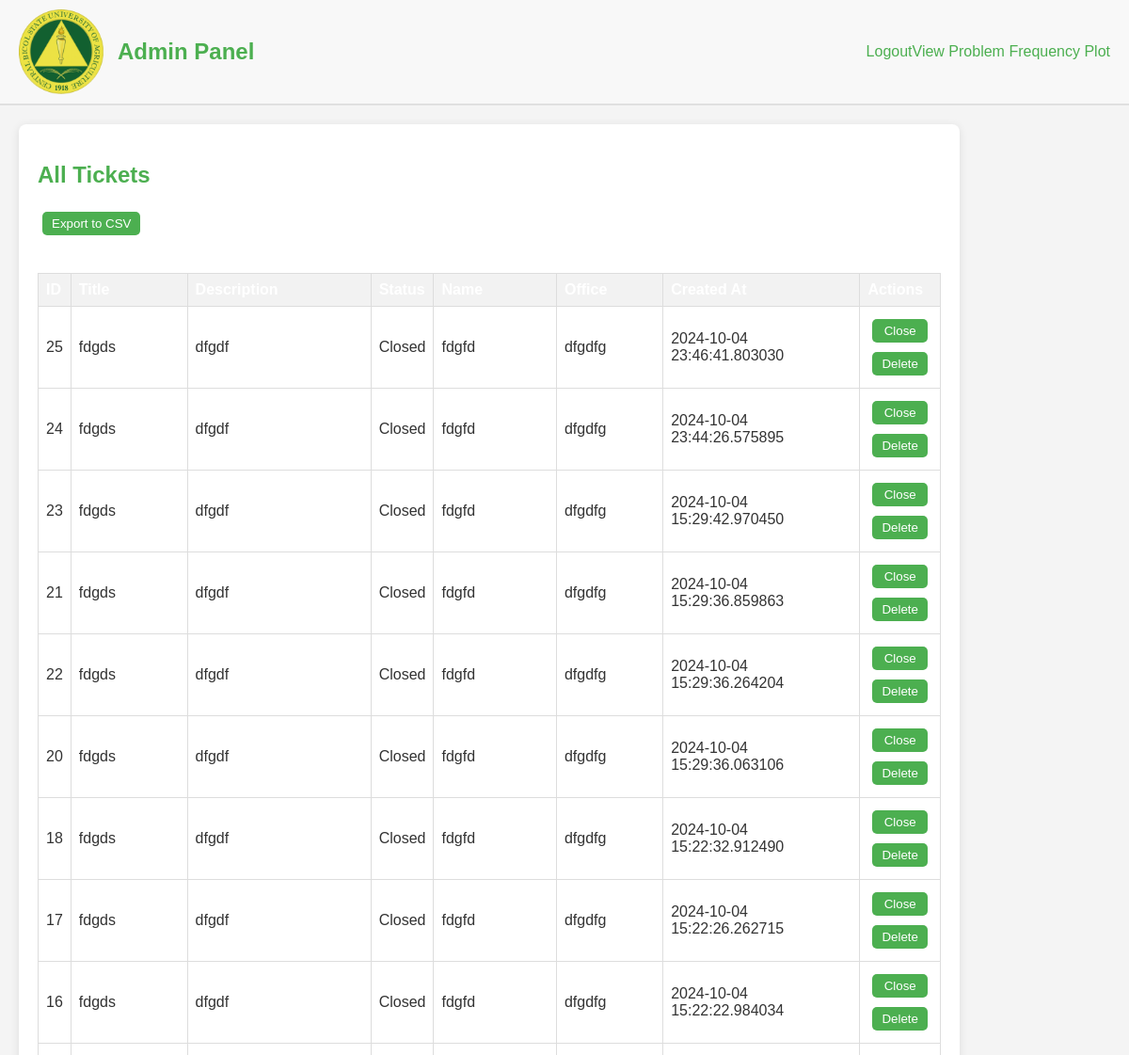
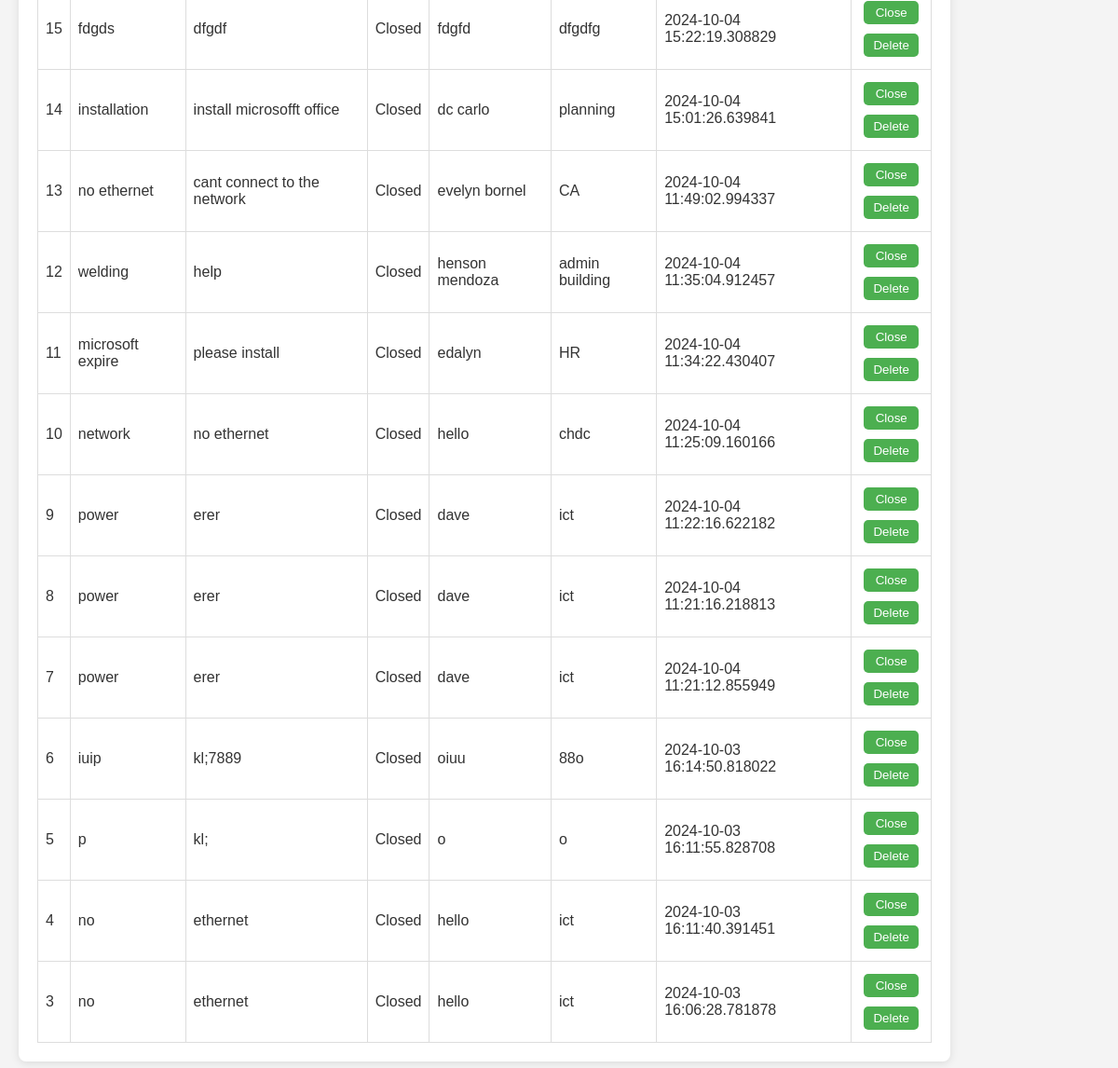
Page /admin (signed in) on the committed database (2 pictures, top to bottom).
### server.py (models this page shows, shortened)
class Ticket(db.Model):
    __tablename__ = 'ticket'
    id = db.Column(db.Integer, primary_key=True)
    title = db.Column(db.String, nullable=False)
    description = db.Column(db.String, nullable=False)
    status = db.Column(db.String, default='Open', nullable=False)
    name = db.Column(db.String, nullable=False)
    office = db.Column(db.String, nullable=False)
    created_at = db.Column(db.DateTime, default=datetime.utcnow)
    deleted = db.Column(db.Boolean, default=False)

### server.py (the view)
@app.route('/admin', methods=['GET'])
def admin_panel():
    if 'admin_id' in session:
        tickets = Ticket.query.filter_by(deleted=False).order_by(Ticket.created_at.desc()).all()  # Sort by created_at descending
        return render_template('admin_panel.html', tickets=tickets)
    return redirect(url_for('login_page'))

### templates/admin_panel.html (shortened to what this page needs)
<!DOCTYPE html>
<html lang="en">
<head>
    <link rel="stylesheet" href="{{ url_for('static', filename='styles.css') }}">
</head>
<body>
    <div class="header">
        <img src="{{ url_for('static', filename='logo.png') }}" alt="Logo">
        <h1>Admin Panel</h1>
        <a href="#" id="logoutLink">Logout</a>
        <br>
        <a href="{{ url_for('plot_ticket_titles') }}">View Problem Frequency Plot</a>
    </div>
    <div class="container">
        <h2>All Tickets</h2>
        <button onclick="window.location.href='/admin/export'" style="margin-bottom: 20px;">Export to CSV</button>
      <table>
    <tr>
        <th>ID</th>
        <th>Title</th>
        <th>Description</th>
        <th>Status</th>
        <th>Name</th>
        <th>Office</th>
        <th>Created At</th>
        <th>Actions</th>
    </tr>
    {% for ticket in tickets %}
    <tr>
        <td>{{ ticket.id }}</td>
        <td>{{ ticket.title }}</td>
        <td>{{ ticket.description }}</td>
        <td>{{ ticket.status }}</td>
        <td>{{ ticket.name }}</td>
        <td>{{ ticket.office }}</td>
        <td>{{ ticket.created_at }}</td>
        <td>
            <form action="/api/tickets/{{ ticket.id }}" method="POST">
                <button type="button" onclick="updateStatus({{ ticket.id }}, 'Closed')">Close</button>
                <button type="button" onclick="deleteTicket({{ ticket.id }})">Delete</button>
            </form>
        </td>
    </tr>
    {% endfor %}
</table>
    </div>
</body>
</html>

### static/styles.css (style rules this page uses)
body { font-family: Arial, sans-serif; background-color: #f4f4f4; color: #333; margin: 0; padding: 0; }
h1, h2 { color: #4CAF50; }
.container { width: 80%; margin: auto; overflow: hidden; padding: 20px; background: #fff; border-radius: 8px; box-shadow: 0 2px 10px rgba(0, 0, 0, 0.1); }
form { display: flex; flex-direction: column; }
button { padding: 10px; background-color: #4CAF50; color: white; border: none; border-radius: 5px; cursor: pointer; }
table { width: 100%; border-collapse: collapse; margin-top: 20px; }
th, td { padding: 12px; text-align: left; border-bottom: 1px solid #ddd; }
th { background-color: #4CAF50; color: white; }
a { text-decoration: none; color: #4CAF50; }

### templates/admin_panel.html (style rules this page uses)
.header { display: flex; justify-content: space-between; align-items: center; padding: 10px 20px; background-color: #f8f8f8; border-bottom: 2px solid #e0e0e0; }
.header img { width: 90px; height: auto; margin-right: 15px; }
.header h1 { margin: 0; font-size: 24px; }
.header a#logoutLink { text-decoration: none; color: #4CAF50; font-size: 16px; margin-left: auto; }
.container { margin: 20px; }
table { width: 100%; border-collapse: collapse; }
table, th, td { border: 1px solid #ddd; padding: 8px; }
table th { background-color: #f2f2f2; }
button { margin: 5px; padding: 5px 10px; background-color: #4CAF50; color: white; border: none; cursor: pointer; }

### rows in the picture
Ticket: id "25", title "fdgds", description "dfgdf", status "Closed", name "fdgfd", office "dfgdfg", created_at "2024-10-04 23:46:41.803030"
Ticket: id "24", title "fdgds", description "dfgdf", status "Closed", name "fdgfd", office "dfgdfg", created_at "2024-10-04 23:44:26.575895"
Ticket: id "23", title "fdgds", description "dfgdf", status "Closed", name "fdgfd", office "dfgdfg", created_at "2024-10-04 15:29:42.970450"
Ticket: id "21", title "fdgds", description "dfgdf", status "Closed", name "fdgfd", office "dfgdfg", created_at "2024-10-04 15:29:36.859863"
Ticket: id "22", title "fdgds", description "dfgdf", status "Closed", name "fdgfd", office "dfgdfg", created_at "2024-10-04 15:29:36.264204"
Ticket: id "20", title "fdgds", description "dfgdf", status "Closed", name "fdgfd", office "dfgdfg", created_at "2024-10-04 15:29:36.063106"
Ticket: id "18", title "fdgds", description "dfgdf", status "Closed", name "fdgfd", office "dfgdfg", created_at "2024-10-04 15:22:32.912490"
Ticket: id "17", title "fdgds", description "dfgdf", status "Closed", name "fdgfd", office "dfgdfg", created_at "2024-10-04 15:22:26.262715"
Ticket: id "16", title "fdgds", description "dfgdf", status "Closed", name "fdgfd", office "dfgdfg", created_at "2024-10-04 15:22:22.984034"
Ticket: id "15", title "fdgds", description "dfgdf", status "Closed", name "fdgfd", office "dfgdfg", created_at "2024-10-04 15:22:19.308829"
Ticket: id "14", title "installation", description "install microsofft office", status "Closed", name "dc carlo", office "planning", created_at "2024-10-04 15:01:26.639841"
Ticket: id "13", title "no ethernet", description "cant connect to the network", status "Closed", name "evelyn bornel", office "CA", created_at "2024-10-04 11:49:02.994337"
Ticket: id "12", title "welding", description "help", status "Closed", name "henson mendoza", office "admin building", created_at "2024-10-04 11:35:04.912457"
Ticket: id "11", title "microsoft expire", description "please install", status "Closed", name "edalyn", office "HR", created_at "2024-10-04 11:34:22.430407"
Ticket: id "10", title "network", description "no ethernet", status "Closed", name "hello", office "chdc", created_at "2024-10-04 11:25:09.160166"
Ticket: id "9", title "power", description "erer", status "Closed", name "dave", office "ict", created_at "2024-10-04 11:22:16.622182"
Ticket: id "8", title "power", description "erer", status "Closed", name "dave", office "ict", created_at "2024-10-04 11:21:16.218813"
Ticket: id "7", title "power", description "erer", status "Closed", name "dave", office "ict", created_at "2024-10-04 11:21:12.855949"
Ticket: id "6", title "iuip", description "kl;7889", status "Closed", name "oiuu", office "88o", created_at "2024-10-03 16:14:50.818022"
Ticket: id "5", title "p", description "kl;", status "Closed", name "o", office "o", created_at "2024-10-03 16:11:55.828708"
Ticket: id "4", title "no", description "ethernet", status "Closed", name "hello", office "ict", created_at "2024-10-03 16:11:40.391451"
Ticket: id "3", title "no", description "ethernet", status "Closed", name "hello", office "ict", created_at "2024-10-03 16:06:28.781878"
